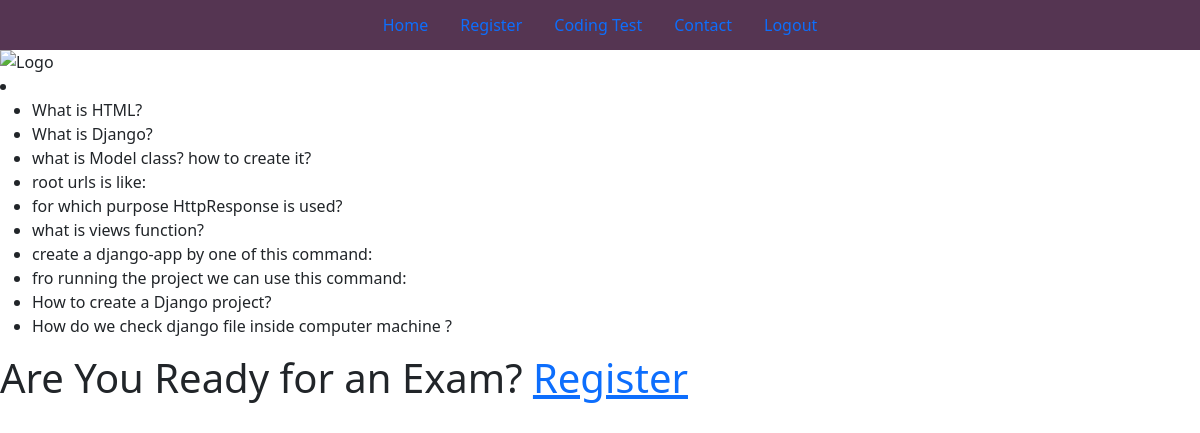
The page / on the database its author committed.
### app/models.py (models this page shows, shortened)
class Question(models.Model):
    question_text = models.CharField(max_length=200)
    pub_date = models.DateTimeField('date published')

### app/views.py (the view)
# urls.py: path('', views.IndexView.as_view(), name='index'),
class IndexView(generic.ListView):
    template_name = 'app/index.html'
    context_object_name = 'latest_question_list'
    def get_queryset(self):
        return Question.objects.order_by('-pub_date')[:10]

### app/templates/app/index.html
{% extends 'app/base.html' %}
{% block content %}
<li>{{ question.question_text }}</li>
{% if latest_question_list %}
<ul>
    {% for question in latest_question_list %}
    <li>{{ question.question_text }}</li>
    {% endfor %}
    </ul>
    <h1>Are You Ready for an Exam? <a href="{% url 'app:register' %}">Register</a></h1>
    {% else %}
     <p>No polls are available.</p>
{% endif %}
{% endblock content %}

### rows shown on the page
Question: question_text "What is HTML?"
Question: question_text "What is Django?"
Question: question_text "what is Model class? how to create it?"
Question: question_text "root urls is like:"
Question: question_text "for which purpose HttpResponse is used?"
Question: question_text "what is views function?"
Question: question_text "create a django-app by one of this command:"
Question: question_text "fro running the project we can use this command:"
Question: question_text "How to create a Django project?"
Question: question_text "How do we check django file inside computer machine ?"
